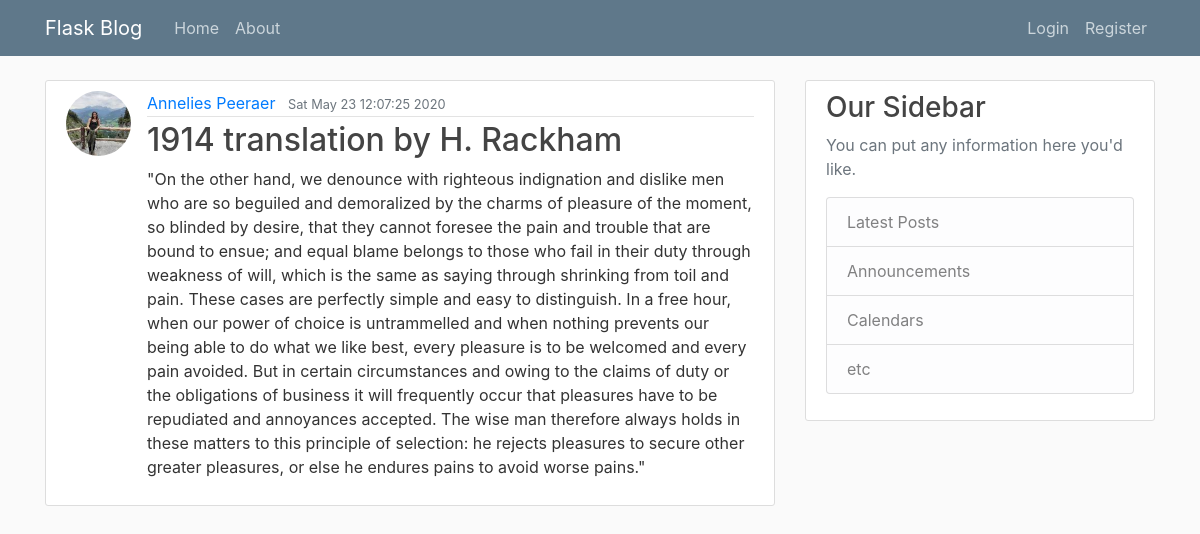
Page /post/9 on the committed database.
### flaskblog/models.py (models this page shows, shortened)
class User(db.Model, UserMixin):
    id = db.Column(db.Integer, primary_key=True)
    username = db.Column(db.String(20), unique=True, nullable=False)
    email = db.Column(db.String(120), unique=True, nullable=False)
    image_file = db.Column(db.String(20), nullable=False, default='default.jpg')
    password = db.Column(db.String(60), nullable=False)
    posts = db.relationship('Post', backref='author', lazy=True)

class Post(db.Model):
    id = db.Column(db.Integer, primary_key=True)
    title = db.Column(db.String(100), nullable=False)
    date_posted = db.Column(db.DateTime, nullable=False, default=datetime.now)
    content = db.Column(db.Text, nullable=False)
    user_id = db.Column(db.Integer, db.ForeignKey('user.id'), nullable=False)

### flaskblog/routes.py (the view)
@app.route("/post/<int:post_id>")
def post(post_id):
    post = Post.query.get_or_404(post_id)
    return render_template('post.html', title=post.title, post=post)

### flaskblog/templates/post.html (shortened to what this page needs)
{% extends "layout.html" %}
{% block content %}
    <article class="media content-section">
        <img class="rounded-circle article-img" src="{{ url_for('static', filename='profile_pics/' + post.author.image_file) }}">
        <div class="media-body">
            <div class="article-metadata">
                <a class="mr-2" href="#">{{ post.author.username }}</a>
                <small class="text-muted">{{ post.date_posted.strftime('%c') }}</small>
            </div>
            <h2 class="article-title">{{ post.title }}</h2>
            <p class="article-content">{{ post.content }}</p>
        </div>
    </article>
{% endblock content %}

### flaskblog/static/main.css (style rules this page uses)
body { background: #fafafa; color: #333333; margin-top: 5rem; }
h1, h2, h3, h4, h5, h6 { color: #444444; }
.content-section { background: #ffffff; padding: 10px 20px; border: 1px solid #dddddd; border-radius: 3px; margin-bottom: 20px; }
.article-title { color: #444444; }
.article-content { white-space: pre-line; }
.article-img { height: 65px; width: 65px; margin-right: 16px; }
.article-metadata { padding-bottom: 1px; margin-bottom: 4px; border-bottom: 1px solid #e3e3e3 }

### rows in the picture
User: image_file (picture), author.username "Annelies Peeraer"
Post: date_posted "Sat May 23 12:07:25 2020", title "1914 translation by H. Rackham", content "\"On the other hand, we denounce with righteous indignation and dislike men who are so beguiled and demoralized by the charms of pleasure of the moment, so blinded by desire, that they cannot foresee the pain and trouble that are bound to ensue; and equal blame belongs to those who fail in their duty through weakness of will, which is the same as saying through shrinking from toil and pain. These cases are perfectly simple and easy to distinguish. In a free hour, when our power of choice is untrammelled and when nothing prevents our being able to do what we like best, every pleasure is to be welcomed and every pain avoided. But in certain circumstances and owing to the claims of duty or the…"
